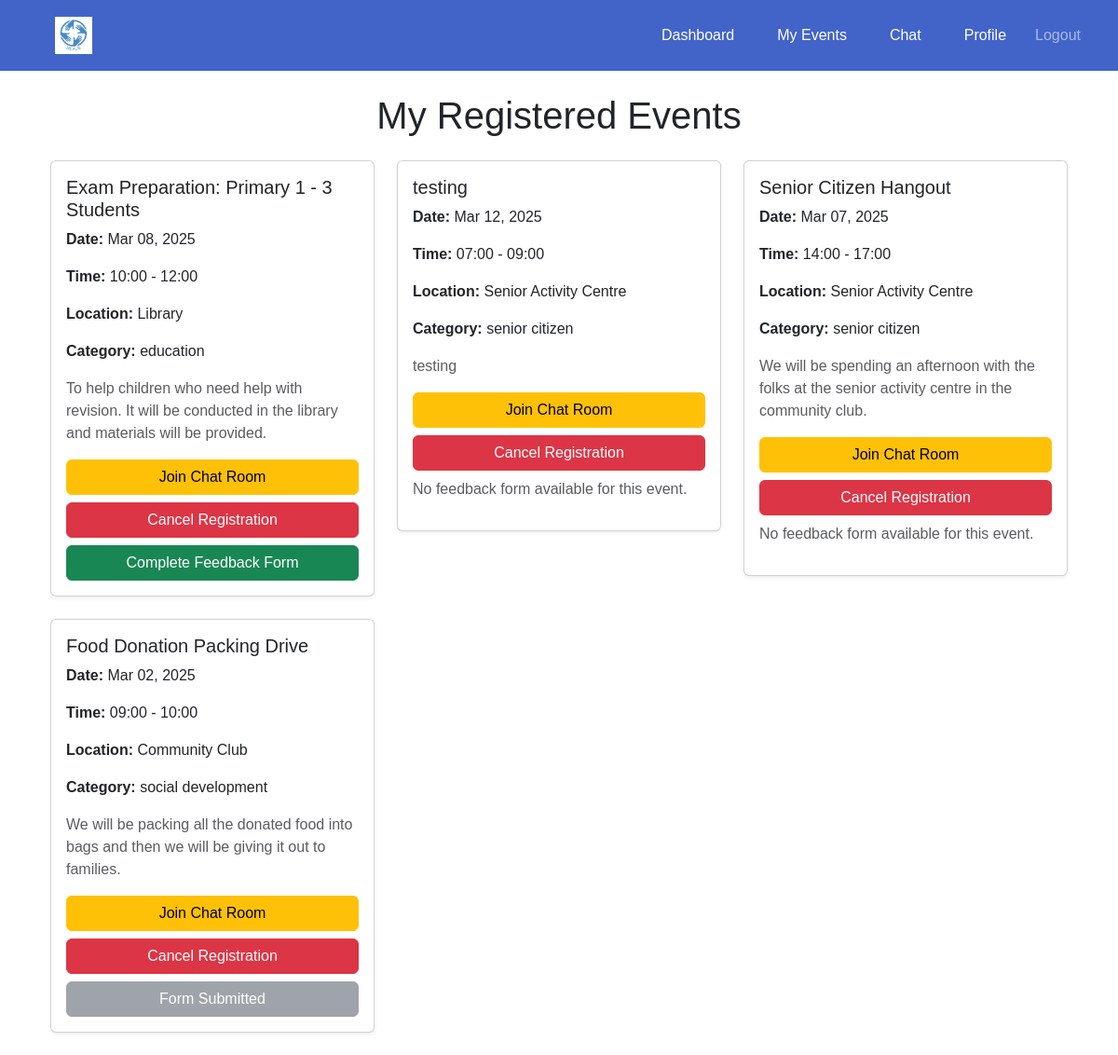
/events/my-events/ (signed in), run on the app's committed database.
### events/models.py (models this page shows, shortened)
class VolunteerEvent(models.Model):
    STATUS_CHOICES = [
        ('Registered', 'Registered'),
        ('Waiting List', 'Waiting List'),
    ]
    event = models.ForeignKey(Event, on_delete=models.CASCADE, related_name="registered_volunteers")
    volunteer = models.ForeignKey(settings.AUTH_USER_MODEL, on_delete=models.CASCADE, related_name="registered_events")
    registered_at = models.DateTimeField(auto_now_add=True)
    status = models.CharField(max_length=20, choices=STATUS_CHOICES, default='Registered')
    class Meta:
        unique_together = ('event', 'volunteer')  # Prevent duplicate registrations

class Event(models.Model):
    CATEGORY_CHOICES = [
        ('education', 'Education'),
        ('social development', 'Social Development'),
        ('senior citizen', 'Senior Citizen'),
    ]
    organisation = models.ForeignKey(settings.AUTH_USER_MODEL, on_delete=models.CASCADE)
    name = models.CharField(max_length=255)
    description = models.TextField()
    date = models.DateTimeField()
    start_time = models.TimeField(default=time(9, 0))  # Default: 09:00 AM
    end_time = models.TimeField(default=time(17, 0))  # Default: 05:00 PM
    location = models.CharField(max_length=255)
    volunteers_needed = models.PositiveIntegerField()
    roles_responsibilities = models.TextField()
    category = models.CharField(max_length=50, choices=CATEGORY_CHOICES, blank=False, default='Education')

### events/views.py (the view)
# urls.py: path('my-events/', views.volunteer_events, name='volunteer_events'),
@login_required
def volunteer_events(request):
    registered_events = VolunteerEvent.objects.filter(volunteer=request.user)
    for registration in registered_events:
        feedback_form = getattr(registration.event, "feedback_form", None)
        if feedback_form:
            feedback_exists = FeedbackResponse.objects.filter(
                feedback_form=feedback_form,
                volunteer=request.user
            ).exists()
            registration.has_submitted_feedback = feedback_exists
        else:
            registration.has_submitted_feedback = None  # No feedback form exists
    return render(request, 'events/volunteer_events.html', {
        'registered_events': registered_events,
    })

### events/templates/events/volunteer_events.html (shortened to what this page needs)
{% extends 'base.html' %}
{% block content %}
<div class="container mt-4">
    <h1 class="text-center mb-4">My Registered Events</h1>
    {% if registered_events %}
        <div class="row">
            {% for registration in registered_events %}
                <div class="col-md-6 col-lg-4">
                    <div class="card shadow-sm mb-4">
                        <div class="card-body">
                            <h5 class="card-title">{{ registration.event.name }}</h5>
                            <p><strong>Date:</strong> {{ registration.event.date|date:"M d, Y" }}</p>
                            <p><strong>Time:</strong> {{ registration.event.start_time|time:"H:i" }} - {{ registration.event.end_time|time:"H:i" }}</p>
                            <p><strong>Location:</strong> {{ registration.event.location }}</p>
                            <p><strong>Category:</strong> {{ registration.event.category }}</p>
                            <p class="text-muted">{{ registration.event.description }}</p>
                            <div class="d-grid gap-2">
                                <a href="{% url 'chat:chat_room' registration.event.id %}" class="btn btn-warning w-100">
                                     Join Chat Room
                                </a>
                                <form action="{% url 'events:cancel_registration' registration.event.id %}" method="post">
                                    <button type="submit" class="btn btn-danger w-100">
                                         Cancel Registration
                                    </button>
                                </form>
                                {% if registration.event.feedback_form %}
                                    {% if registration.event.feedback_form.published %}
                                        {% if registration.has_submitted_feedback %}
                                            <button class="btn btn-secondary w-100" disabled>
                                                 Form Submitted
                                            </button>
                                        {% else %}
                                            <a href="{% url 'events:complete_feedback' registration.event.id %}" class="btn btn-success w-100">
                                                 Complete Feedback Form
                                            </a>
                                        {% endif %}
                                    {% else %}
                                        <p class="text-danger"><strong>The feedback form has not been published yet.</strong></p>
                                    {% endif %}
                                {% else %}
                                    <p class="text-muted">No feedback form available for this event.</p>
                                {% endif %}
                            </div>
                        </div>
                    </div>
                </div>
            {% endfor %}
        </div>
    {% else %}
        <div class="alert alert-info text-center">
            <p>You haven't registered for any events yet.</p>
        </div>
    {% endif %}
</div>
{% endblock %}

### templates/base.html (style rules this page uses)
body { margin: 0; font-family: Arial, sans-serif; }

### data on the page
VolunteerEvent: event.name "Exam Preparation: Primary 1 - 3 Students", event "Mar 08, 2025", event.start_time "10:00", event.end_time "12:00", event.location "Library", event.category "education", event.description "To help children who need help with revision. It will be conducted in the library and materials will be provided.", shows "Complete Feedback Form"
VolunteerEvent: event.name "testing", event "Mar 12, 2025", event.start_time "07:00", event.end_time "09:00", event.location "Senior Activity Centre", event.category "senior citizen", event.description "testing", shows "No feedback form available for this event."
VolunteerEvent: event.name "Senior Citizen Hangout", event "Mar 07, 2025", event.start_time "14:00", event.end_time "17:00", event.location "Senior Activity Centre", event.category "senior citizen", event.description "We will be spending an afternoon with the folks at the senior activity centre in the community club.", shows "No feedback form available for this event."
VolunteerEvent: event.name "Food Donation Packing Drive", event "Mar 02, 2025", event.start_time "09:00", event.end_time "10:00", event.location "Community Club", event.category "social development", event.description "We will be packing all the donated food into bags and then we will be giving it out to families.", shows "Form Submitted"
